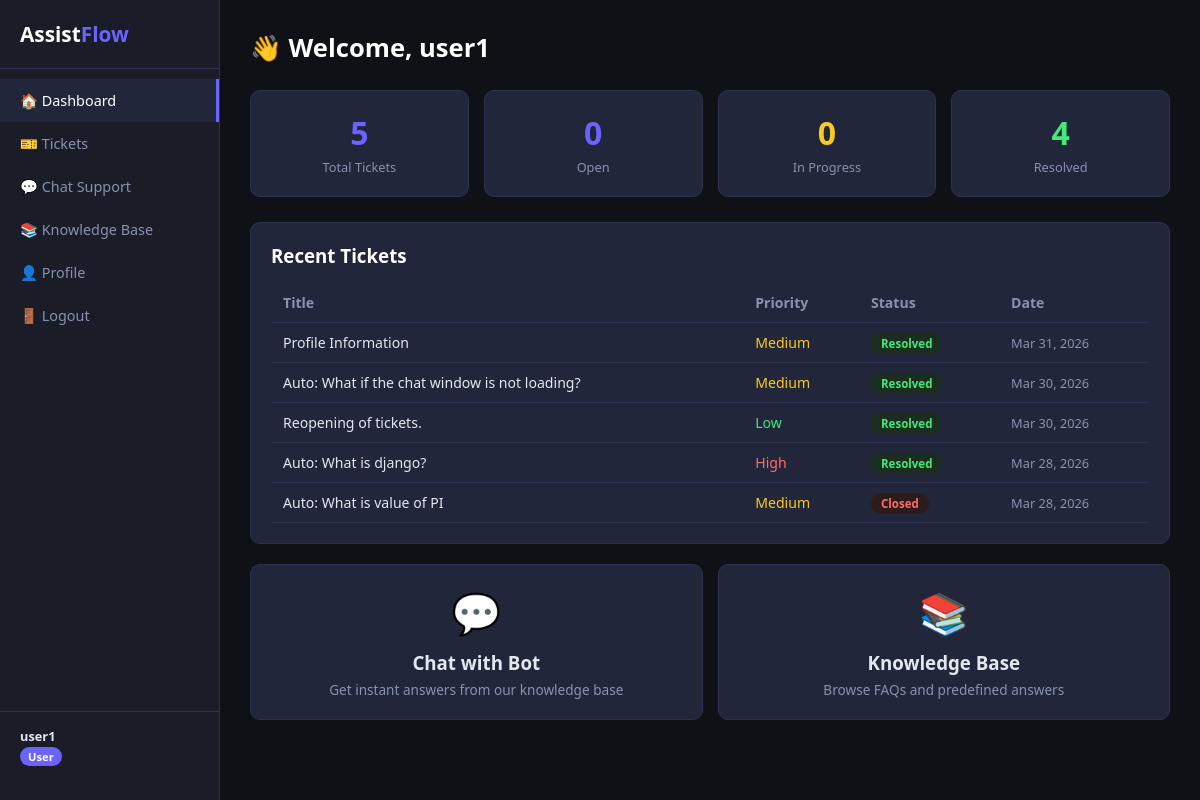
/ (signed in), run on the app's committed database.
### core/models.py (models this page shows, shortened)
class User(AbstractUser):
    ROLE_CHOICES = [('admin', 'Admin'), ('agent', 'Agent'), ('user', 'User')]
    role = models.CharField(max_length=10, choices=ROLE_CHOICES, default='user')
    bio = models.TextField(blank=True)

class Ticket(models.Model):
    STATUS = [('open','Open'),('in_progress','In Progress'),('resolved','Resolved'),('closed','Closed')]
    PRIORITY = [('low','Low'),('medium','Medium'),('high','High'),('urgent','Urgent')]
    title = models.CharField(max_length=200)
    description = models.TextField()
    status = models.CharField(max_length=20, choices=STATUS, default='open')
    priority = models.CharField(max_length=10, choices=PRIORITY, default='medium')
    created_by = models.ForeignKey(User, on_delete=models.CASCADE, related_name='tickets')
    assigned_to = models.ForeignKey(User, on_delete=models.SET_NULL, null=True, blank=True, related_name='assigned_tickets')
    created_at = models.DateTimeField(auto_now_add=True)
    updated_at = models.DateTimeField(auto_now=True)
    resolved_at = models.DateTimeField(null=True, blank=True)

### core/views.py (the view)
# urls.py: path('', views.dashboard, name='dashboard'),
@login_required
def dashboard(request):
    user = request.user
    if user.role == 'admin':
        tickets = Ticket.objects.all()
    elif user.role == 'agent':
        tickets = Ticket.objects.filter(assigned_to=user)
    else:
        tickets = Ticket.objects.filter(created_by=user)
    stats = {
        'total': tickets.count(),
        'open': tickets.filter(status='open').count(),
        'in_progress': tickets.filter(status='in_progress').count(),
        'resolved': tickets.filter(status='resolved').count(),
    }
    recent = tickets.order_by('-created_at')[:5]
    return render(request, 'core/dashboard.html', {'stats': stats, 'recent': recent})

### core/templates/core/dashboard.html (shortened to what this page needs)
{% extends 'core/base.html' %}
{% block content %}
<div class="page-title">👋 Welcome, {{ user.get_full_name|default:user.username }}</div>
<div class="stats">
  <div class="stat"><div class="num">{{ stats.total }}</div><div class="lbl">Total Tickets</div></div>
  <div class="stat"><div class="num" style="color:#6c63ff">{{ stats.open }}</div><div class="lbl">Open</div></div>
  <div class="stat"><div class="num" style="color:#f9ca24">{{ stats.in_progress }}</div><div class="lbl">In Progress</div></div>
  <div class="stat"><div class="num" style="color:#43e97b">{{ stats.resolved }}</div><div class="lbl">Resolved</div></div>
</div>
<div class="card">
  <h3 style="margin-bottom:15px;color:#fff">Recent Tickets</h3>
  {% if recent %}
  <div class="table-wrap desk-only">
    <table>
      <tr><th>Title</th><th>Priority</th><th>Status</th><th>Date</th></tr>
      {% for t in recent %}
      <tr>
        <td>{{ t.title }}</td>
        <td><span class="{{ t.priority }}">{{ t.get_priority_display }}</span></td>
        <td><span class="badge {{ t.status }}">{{ t.get_status_display }}</span></td>
        <td style="color:var(--muted);font-size:.8rem">{{ t.created_at|date:"M d, Y" }}</td>
      </tr>
      {% endfor %}
    </table>
  </div>
  {% else %}
  <p style="color:var(--muted)">No tickets yet. <a href="{% url 'chat' %}">Start a chat</a> or <a href="{% url 'tickets' %}">create a ticket</a>.</p>
  {% endif %}
</div>
<div class="quick-cards" style="margin-top:20px;display:grid;grid-template-columns:1fr 1fr;gap:15px">
  <div class="card" style="text-align:center;cursor:pointer" onclick="location.href='{% url 'chat' %}'">
    <div style="font-size:2.5rem">💬</div>
    <h3 style="margin-top:10px">Chat with Bot</h3>
    <p style="color:var(--muted);font-size:.85rem;margin-top:5px">Get instant answers from our knowledge base</p>
  </div>
  <div class="card" style="text-align:center;cursor:pointer" onclick="location.href='{% url 'knowledge_base' %}'">
    <div style="font-size:2.5rem">📚</div>
    <h3 style="margin-top:10px">Knowledge Base</h3>
    <p style="color:var(--muted);font-size:.85rem;margin-top:5px">Browse FAQs and predefined answers</p>
  </div>
</div>
{% endblock %}

### core/templates/core/base.html (shortened to what this page needs)
<!DOCTYPE html>
<html lang="en">
<head>
</head>
<body>
{% if user.is_authenticated %}
<aside class="sidebar" id="sidebar">
  <div class="logo">Assist<span>Flow</span></div>
  <nav>
    <a href="{% url 'dashboard' %}" class="{% if request.resolver_match.url_name == 'dashboard' %}active{% endif %}" onclick="closeSidebar()">🏠 Dashboard</a>
    <a href="{% url 'tickets' %}" class="{% if 'ticket' in request.resolver_match.url_name %}active{% endif %}" onclick="closeSidebar()">🎫 Tickets</a>
    <a href="{% url 'chat' %}" class="{% if request.resolver_match.url_name == 'chat' %}active{% endif %}" onclick="closeSidebar()">💬 Chat Support</a>
    <a href="{% url 'knowledge_base' %}" class="{% if 'kb' in request.resolver_match.url_name or 'knowledge' in request.resolver_match.url_name %}active{% endif %}" onclick="closeSidebar()">📚 Knowledge Base</a>
    <a href="{% url 'profile' %}" class="{% if request.resolver_match.url_name == 'profile' %}active{% endif %}" onclick="closeSidebar()">👤 Profile</a>
    <a href="{% url 'logout' %}">🚪 Logout</a>
  </nav>
  <div class="user-info">
    <strong>{{ user.get_full_name|default:user.username }}</strong>
    <span class="badge">{{ user.role|title }}</span>
  </div>
</aside>
{% endif %}
<main>{% block content %}{% endblock %}</main>
</body>
</html>

### core/templates/core/base.html (style rules this page uses)
* { box-sizing:border-box;margin:0;padding:0 }
:root { --bg:#0f1117;--surface:#1a1d27;--card:#22263a;--accent:#6c63ff;--accent2:#ff6584;--text:#e2e8f0;--muted:#8892b0;--border:#2d3250;--green:#43e97b;--yellow:#f9ca24;--red:#ff6b6b;--radius:10px }
body { background:var(--bg);color:var(--text);font-family:'Segoe UI',system-ui,sans-serif;display:flex;min-height:100vh }
a { color:var(--accent);text-decoration:none }
.sidebar { width:220px;background:var(--surface);padding:20px 0;display:flex;flex-direction:column;border-right:1px solid var(--border);position:fixed;height:100vh;overflow-y:auto;z-index:200;transition:transform .25s ease }
.sidebar .logo { padding:0 20px 20px;font-size:1.3rem;font-weight:700;color:#fff;border-bottom:1px solid var(--border);margin-bottom:10px }
.sidebar .logo span { color:var(--accent) }
.sidebar nav a { display:flex;align-items:center;gap:10px;padding:12px 20px;color:var(--muted);font-size:.9rem;transition:.2s }
.sidebar nav a:hover,.sidebar nav a.active { background:var(--card);color:#fff;border-right:3px solid var(--accent) }
.sidebar .user-info { margin-top:auto;padding:15px 20px;border-top:1px solid var(--border);font-size:.8rem;color:var(--muted) }
.sidebar .user-info strong { display:block;color:var(--text);margin-bottom:2px }
.sidebar .user-info .badge { background:var(--accent);color:#fff;padding:2px 8px;border-radius:20px;font-size:.7rem }
main { margin-left:220px;flex:1;padding:30px }
.page-title { font-size:1.6rem;font-weight:700;margin-bottom:25px;color:#fff }
.card { background:var(--card);border:1px solid var(--border);border-radius:var(--radius);padding:20px }
.stats { display:grid;grid-template-columns:repeat(auto-fit,minmax(140px,1fr));gap:15px;margin-bottom:25px }
.stat { background:var(--card);border:1px solid var(--border);border-radius:var(--radius);padding:20px;text-align:center }
.stat .num { font-size:2rem;font-weight:700;color:var(--accent) }
.stat .lbl { font-size:.8rem;color:var(--muted);margin-top:4px }
.table-wrap { overflow-x:auto;-webkit-overflow-scrolling:touch }
table { width:100%;border-collapse:collapse;font-size:.88rem;min-width:520px }
th { text-align:left;padding:10px 12px;color:var(--muted);border-bottom:1px solid var(--border);font-weight:600 }
td { padding:10px 12px;border-bottom:1px solid var(--border) }
.badge { padding:3px 10px;border-radius:20px;font-size:.72rem;font-weight:600 }
.resolved { background:#1a2d1e;color:#43e97b }
.closed { background:#2d1a1a;color:#ff6b6b }
.high { color:var(--red) }
.medium { color:var(--yellow) }
.low { color:var(--green) }

### data on the page
User: get_full_name "user1", role "User"
Ticket: title "Profile Information", priority "Medium", status "Resolved", created_at "Mar 31, 2026"
Ticket: title "Auto: What if the chat window is not loading?", priority "Medium", status "Resolved", created_at "Mar 30, 2026"
Ticket: title "Reopening of tickets.", priority "Low", status "Resolved", created_at "Mar 30, 2026"
Ticket: title "Auto: What is django?", priority "High", status "Resolved", created_at "Mar 28, 2026"
Ticket: title "Auto: What is value of PI", priority "Medium", status "Closed", created_at "Mar 28, 2026"

### other printed values
{{ stats.total }} "5"
{{ stats.open }} "0"
{{ stats.in_progress }} "0"
{{ stats.resolved }} "4"
